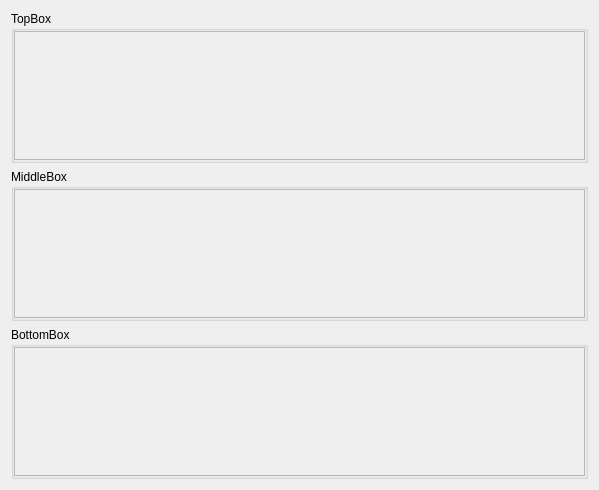
<?xml version="1.0" encoding="UTF-8"?>
<ui version="4.0">
 <class>QuickButtons</class>
 <widget class="QWidget" name="QuickButtons">
  <property name="geometry">
   <rect>
    <x>0</x>
    <y>0</y>
    <width>599</width>
    <height>490</height>
   </rect>
  </property>
  <property name="windowTitle">
   <string>Form</string>
  </property>
  <layout class="QVBoxLayout" name="verticalLayout_4">
   <item>
    <layout class="QVBoxLayout" name="boxLayout">
     <item>
      <widget class="QGroupBox" name="topBox">
       <property name="title">
        <string>TopBox</string>
       </property>
       <layout class="QVBoxLayout" name="verticalLayout">
        <property name="spacing">
         <number>0</number>
        </property>
        <property name="leftMargin">
         <number>0</number>
        </property>
        <property name="topMargin">
         <number>0</number>
        </property>
        <property name="rightMargin">
         <number>0</number>
        </property>
        <property name="bottomMargin">
         <number>0</number>
        </property>
        <item>
         <widget class="QScrollArea" name="topScrollArea">
          <property name="sizePolicy">
           <sizepolicy hsizetype="Expanding" vsizetype="Expanding">
            <horstretch>0</horstretch>
            <verstretch>0</verstretch>
           </sizepolicy>
          </property>
          <property name="sizeAdjustPolicy">
           <enum>QAbstractScrollArea::AdjustToContentsOnFirstShow</enum>
          </property>
          <property name="widgetResizable">
           <bool>true</bool>
          </property>
          <widget class="QWidget" name="scrollAreaWidgetContents_3">
           <property name="geometry">
            <rect>
             <x>0</x>
             <y>0</y>
             <width>577</width>
             <height>119</height>
            </rect>
           </property>
          </widget>
         </widget>
        </item>
       </layout>
      </widget>
     </item>
     <item>
      <widget class="QGroupBox" name="middleBox">
       <property name="title">
        <string>MiddleBox</string>
       </property>
       <layout class="QVBoxLayout" name="verticalLayout_2">
        <property name="spacing">
         <number>0</number>
        </property>
        <property name="leftMargin">
         <number>0</number>
        </property>
        <property name="topMargin">
         <number>0</number>
        </property>
        <property name="rightMargin">
         <number>0</number>
        </property>
        <property name="bottomMargin">
         <number>0</number>
        </property>
        <item>
         <widget class="QScrollArea" name="middleScrollArea">
          <property name="sizePolicy">
           <sizepolicy hsizetype="Expanding" vsizetype="Expanding">
            <horstretch>0</horstretch>
            <verstretch>0</verstretch>
           </sizepolicy>
          </property>
          <property name="sizeAdjustPolicy">
           <enum>QAbstractScrollArea::AdjustToContentsOnFirstShow</enum>
          </property>
          <property name="widgetResizable">
           <bool>true</bool>
          </property>
          <widget class="QWidget" name="scrollAreaWidgetContents">
           <property name="geometry">
            <rect>
             <x>0</x>
             <y>0</y>
             <width>577</width>
             <height>118</height>
            </rect>
           </property>
          </widget>
         </widget>
        </item>
       </layout>
      </widget>
     </item>
     <item>
      <widget class="QGroupBox" name="bottomBox">
       <property name="title">
        <string>BottomBox</string>
       </property>
       <layout class="QVBoxLayout" name="verticalLayout_6">
        <property name="spacing">
         <number>0</number>
        </property>
        <property name="leftMargin">
         <number>0</number>
        </property>
        <property name="topMargin">
         <number>0</number>
        </property>
        <property name="rightMargin">
         <number>0</number>
        </property>
        <property name="bottomMargin">
         <number>0</number>
        </property>
        <item>
         <widget class="QScrollArea" name="bottomScrollArea">
          <property name="sizePolicy">
           <sizepolicy hsizetype="Expanding" vsizetype="Expanding">
            <horstretch>0</horstretch>
            <verstretch>0</verstretch>
           </sizepolicy>
          </property>
          <property name="sizeAdjustPolicy">
           <enum>QAbstractScrollArea::AdjustToContents</enum>
          </property>
          <property name="widgetResizable">
           <bool>true</bool>
          </property>
          <widget class="QWidget" name="scrollAreaWidgetContents_2">
           <property name="geometry">
            <rect>
             <x>0</x>
             <y>0</y>
             <width>577</width>
             <height>119</height>
            </rect>
           </property>
          </widget>
         </widget>
        </item>
       </layout>
      </widget>
     </item>
    </layout>
   </item>
  </layout>
 </widget>
 <resources/>
 <connections/>
</ui>
